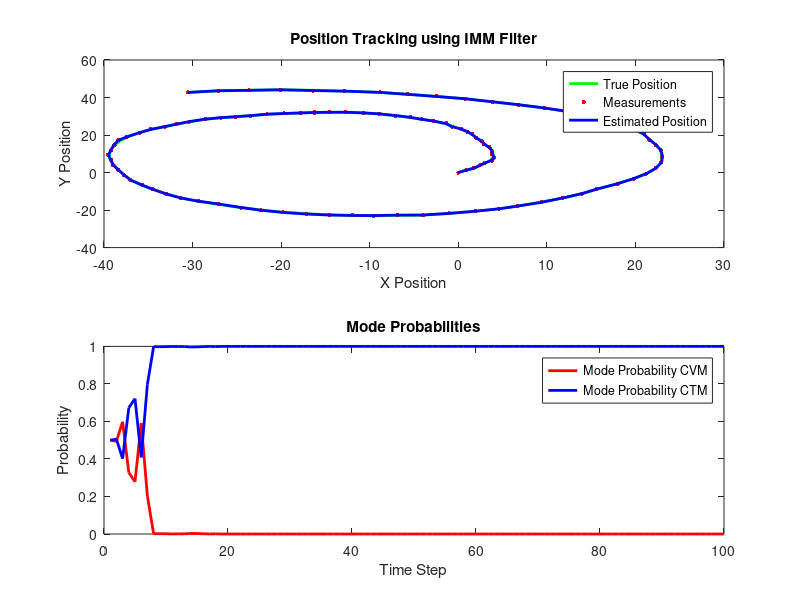
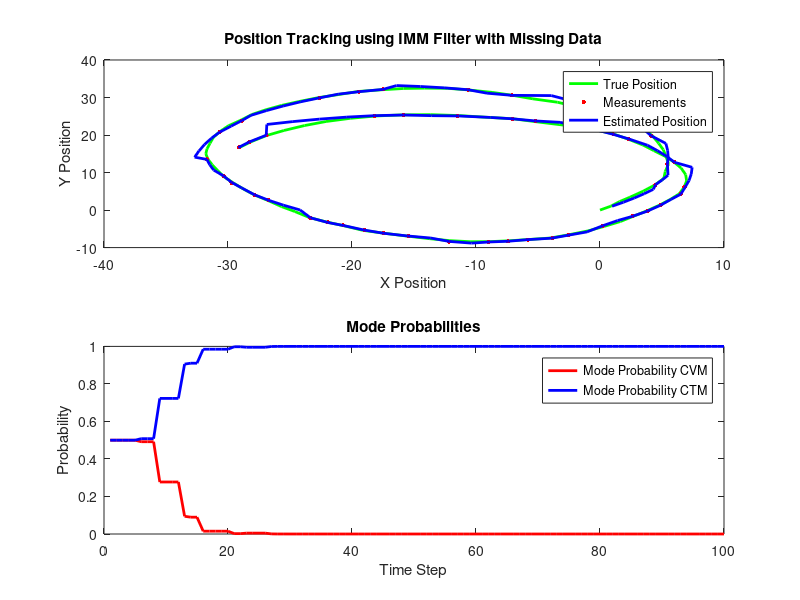
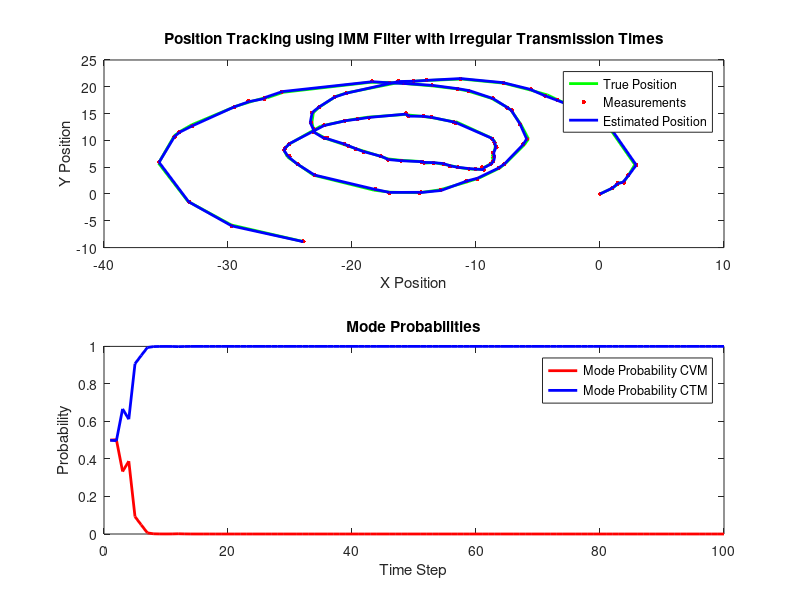

Reproduce these figures in MATLAB, in order.
%% Tracking IMM
clear;
close all;
clc;

% Define simulation parameters
dt = 1; % Time step (s)
numSteps = 100; % Number of simulation steps
sigma = 0.1; % Process noise standard deviation

% Define the state transition matrix (F) for the Constant Velocity Model (CVM)
F_CVM = [1 0 dt 0;
         0 1 0 dt;
         0 0 1 0;
         0 0 0 1];
     
% Define the state transition matrix (F) for the Constant Turn Model (CTM)
omega = 0.1; % Constant turn rate
F_CTM = [1 0 sin(omega*dt)/omega -(1-cos(omega*dt))/omega;
         0 1 (1-cos(omega*dt))/omega sin(omega*dt)/omega;
         0 0 cos(omega*dt) -sin(omega*dt);
         0 0 sin(omega*dt) cos(omega*dt)];
     
% Define the measurement matrix (H)
H = [1 0 0 0;
     0 1 0 0];
 
% Define process noise covariance (Q)
Q_CVM = sigma^2 * [dt^4/4 0 dt^3/2 0; 
                   0 dt^4/4 0 dt^3/2; 
                   dt^3/2 0 dt^2 0; 
                   0 dt^3/2 0 dt^2];
Q_CTM = sigma^2 * eye(4);

% Define measurement noise covariance (R)
R = sigma^2 * eye(2);

% Define the initial state
x0 = [0; 0; 1; 1];

% Define the initial state covariance
P0 = 1 * eye(4);

% Define the initial mode probabilities
mu = [0.5; 0.5];

% Define transition probabilities
P = [0.9 0.1; 0.1 0.9];

% Number of models
numModels = 2;

% Initialize the state estimates and covariances for each model
x_estimates = repmat(x0, 1, numModels);
P_estimates = repmat(P0, 1, 1, numModels);

% Storage for results
x_est = zeros(4, numSteps);
x_true = zeros(4, numSteps);
z = zeros(2, numSteps);
model_probabilities = zeros(numModels, numSteps);

% Initial state
x_true(:,1) = x0;

% Simulate true trajectory
for k = 2:numSteps
    % True state (use CTM for simulation)
    x_true(:,k) = F_CTM * x_true(:,k-1) + mvnrnd(zeros(4,1), Q_CTM)';
    % Measurement
    z(:,k) = H * x_true(:,k) + mvnrnd(zeros(2,1), R)';
end

% IMM filter loop
for k = 1:numSteps
    % Interaction (mixing)
    x_mix = zeros(4, numModels);
    P_mix = zeros(4, 4, numModels);
    for i = 1:numModels
        for j = 1:numModels
            x_mix(:,i) = x_mix(:,i) + P(j,i) * x_estimates(:,j);
        end
        for j = 1:numModels
            P_mix(:,:,i) = P_mix(:,:,i) + P(j,i) * (P_estimates(:,:,j) + (x_estimates(:,j) - x_mix(:,i)) * (x_estimates(:,j) - x_mix(:,i))');
        end
    end

    % Model-specific Kalman filtering
    x_predict = zeros(4, numModels);
    P_predict = zeros(4, 4, numModels);
    L = zeros(numModels, 1);
    for i = 1:numModels
        if i == 1
            F = F_CVM;
            Q = Q_CVM;
        else
            F = F_CTM;
            Q = Q_CTM;
        end
        % Prediction
        x_predict(:,i) = F * x_mix(:,i);
        P_predict(:,:,i) = F * P_mix(:,:,i) * F' + Q;
        % Update
        y = z(:,k) - H * x_predict(:,i);
        S = H * P_predict(:,:,i) * H' + R;
        K = P_predict(:,:,i) * H' / S;
        x_estimates(:,i) = x_predict(:,i) + K * y;
        P_estimates(:,:,i) = (eye(4) - K * H) * P_predict(:,:,i);
        % Likelihood
        L(i) = exp(-0.5 * (y' / S * y)) / sqrt(det(2 * pi * S));
    end

    % Model probability update
    c = L' * mu;
    mu = (L .* mu) / c;

    % State and covariance combination
    x_est(:,k) = x_estimates * mu;
    P_combined = zeros(4, 4);
    for i = 1:numModels
        P_combined = P_combined + mu(i) * (P_estimates(:,:,i) + (x_estimates(:,i) - x_est(:,k)) * (x_estimates(:,i) - x_est(:,k))');
    end

    % Store model probabilities
    model_probabilities(:,k) = mu;
end

% Plot results
figure;
subplot(2,1,1);
plot(x_true(1,:), x_true(2,:), 'g-', 'LineWidth', 2); hold on;
plot(z(1,:), z(2,:), 'r.', 'MarkerSize', 10);
plot(x_est(1,:), x_est(2,:), 'b-', 'LineWidth', 2);
legend('True Position', 'Measurements', 'Estimated Position');
title('Position Tracking using IMM Filter');
xlabel('X Position');
ylabel('Y Position');

subplot(2,1,2);
plot(model_probabilities(1,:), 'r-', 'LineWidth', 2); hold on;
plot(model_probabilities(2,:), 'b-', 'LineWidth', 2);
legend('Mode Probability CVM', 'Mode Probability CTM');
title('Mode Probabilities');
xlabel('Time Step');
ylabel('Probability');
%% Generate missing data and estimate
% Define simulation parameters
dt = 1; % Time step (s)
numSteps = 100; % Number of simulation steps
sigma = 0.1; % Process noise standard deviation

% Define the state transition matrix (F) for the Constant Velocity Model (CVM)
F_CVM = [1 0 dt 0;
         0 1 0 dt;
         0 0 1 0;
         0 0 0 1];
     
% Define the state transition matrix (F) for the Constant Turn Model (CTM)
omega = 0.1; % Constant turn rate
F_CTM = [1 0 sin(omega*dt)/omega -(1-cos(omega*dt))/omega;
         0 1 (1-cos(omega*dt))/omega sin(omega*dt)/omega;
         0 0 cos(omega*dt) -sin(omega*dt);
         0 0 sin(omega*dt) cos(omega*dt)];
     
% Define the measurement matrix (H)
H = [1 0 0 0;
     0 1 0 0];
 
% Define process noise covariance (Q)
Q_CVM = sigma^2 * [dt^4/4 0 dt^3/2 0; 
                   0 dt^4/4 0 dt^3/2; 
                   dt^3/2 0 dt^2 0; 
                   0 dt^3/2 0 dt^2];
Q_CTM = sigma^2 * eye(4);

% Define measurement noise covariance (R)
R = sigma^2 * eye(2);

% Define the initial state
x0 = [0; 0; 1; 1];

% Define the initial state covariance
P0 = 1 * eye(4);

% Define the initial mode probabilities
mu = [0.5; 0.5];

% Define transition probabilities
P = [0.9 0.1; 0.1 0.9];

% Number of models
numModels = 2;

% Initialize the state estimates and covariances for each model
x_estimates = repmat(x0, 1, numModels);
P_estimates = repmat(P0, 1, 1, numModels);

% Storage for results
x_est = zeros(4, numSteps);
x_true = zeros(4, numSteps);
z = NaN(2, numSteps); % Initialize with NaN to represent missing measurements
model_probabilities = zeros(numModels, numSteps);

% Initial state
x_true(:,1) = x0;

% Simulate true trajectory and generate measurements with missing data
for k = 2:numSteps
    % True state (use CTM for simulation)
    x_true(:,k) = F_CTM * x_true(:,k-1) + mvnrnd(zeros(4,1), Q_CTM)';
    % Randomly decide if the measurement is missing (e.g., 20% missing data)
    if rand > 0.6
        z(:,k) = H * x_true(:,k) + mvnrnd(zeros(2,1), R)';
    end
end

% IMM filter loop
for k = 1:numSteps
    % Interaction (mixing)
    x_mix = zeros(4, numModels);
    P_mix = zeros(4, 4, numModels);
    for i = 1:numModels
        for j = 1:numModels
            x_mix(:,i) = x_mix(:,i) + P(j,i) * x_estimates(:,j);
        end
        for j = 1:numModels
            P_mix(:,:,i) = P_mix(:,:,i) + P(j,i) * (P_estimates(:,:,j) + (x_estimates(:,j) - x_mix(:,i)) * (x_estimates(:,j) - x_mix(:,i))');
        end
    end

    % Model-specific Kalman filtering
    x_predict = zeros(4, numModels);
    P_predict = zeros(4, 4, numModels);
    L = zeros(numModels, 1);
    for i = 1:numModels
        if i == 1
            F = F_CVM;
            Q = Q_CVM;
        else
            F = F_CTM;
            Q = Q_CTM;
        end
        % Prediction
        x_predict(:,i) = F * x_mix(:,i);
        P_predict(:,:,i) = F * P_mix(:,:,i) * F' + Q;
        % Update if measurement is available
        if ~isnan(z(1,k))
            y = z(:,k) - H * x_predict(:,i);
            S = H * P_predict(:,:,i) * H' + R;
            K = P_predict(:,:,i) * H' / S;
            x_estimates(:,i) = x_predict(:,i) + K * y;
            P_estimates(:,:,i) = (eye(4) - K * H) * P_predict(:,:,i);
            % Likelihood
            L(i) = exp(-0.5 * (y' / S * y)) / sqrt(det(2 * pi * S));
        else
            x_estimates(:,i) = x_predict(:,i);
            P_estimates(:,:,i) = P_predict(:,:,i);
            L(i) = 1; % Neutral likelihood when no measurement
        end
    end

    % Model probability update
    c = L' * mu;
    mu = (L .* mu) / c;

    % State and covariance combination
    x_est(:,k) = x_estimates * mu;
    P_combined = zeros(4, 4);
    for i = 1:numModels
        P_combined = P_combined + mu(i) * (P_estimates(:,:,i) + (x_estimates(:,i) - x_est(:,k)) * (x_estimates(:,i) - x_est(:,k))');
    end

    % Store model probabilities
    model_probabilities(:,k) = mu;
end

% Plot results
figure;
subplot(2,1,1);
plot(x_true(1,:), x_true(2,:), 'g-', 'LineWidth', 2); hold on;
plot(z(1,:), z(2,:), 'r.', 'MarkerSize', 10);
plot(x_est(1,:), x_est(2,:), 'b-', 'LineWidth', 2);
legend('True Position', 'Measurements', 'Estimated Position');
title('Position Tracking using IMM Filter with Missing Data');
xlabel('X Position');
ylabel('Y Position');

subplot(2,1,2);
plot(model_probabilities(1,:), 'r-', 'LineWidth', 2); hold on;
plot(model_probabilities(2,:), 'b-', 'LineWidth', 2);
legend('Mode Probability CVM', 'Mode Probability CTM');
title('Mode Probabilities');
xlabel('Time Step');
ylabel('Probability');
%% To simulate an AIS-like scenario where the transmission times are irregular, we can modify the simulation to include random time intervals between measurements. This involves:
% Define simulation parameters
dt = 1; % Average time step (s)
numSteps = 100; % Number of simulation steps
sigma = 0.1; % Process noise standard deviation

% Define the state transition matrix (F) for the Constant Velocity Model (CVM)
F_CVM = @(dt) [1 0 dt 0;
               0 1 0 dt;
               0 0 1 0;
               0 0 0 1];
     
% Define the state transition matrix (F) for the Constant Turn Model (CTM)
omega = 0.1; % Constant turn rate
F_CTM = @(dt) [1 0 sin(omega*dt)/omega -(1-cos(omega*dt))/omega;
               0 1 (1-cos(omega*dt))/omega sin(omega*dt)/omega;
               0 0 cos(omega*dt) -sin(omega*dt);
               0 0 sin(omega*dt) cos(omega*dt)];
     
% Define the measurement matrix (H)
H = [1 0 0 0;
     0 1 0 0];
 
% Define process noise covariance (Q)
Q_CVM = @(dt) sigma^2 * [dt^4/4 0 dt^3/2 0; 
                         0 dt^4/4 0 dt^3/2; 
                         dt^3/2 0 dt^2 0; 
                         0 dt^3/2 0 dt^2];
Q_CTM = @(dt) sigma^2 * eye(4);

% Define measurement noise covariance (R)
R = sigma^2 * eye(2);

% Define the initial state
x0 = [0; 0; 1; 1];

% Define the initial state covariance
P0 = 1 * eye(4);

% Define the initial mode probabilities
mu = [0.5; 0.5];

% Define transition probabilities
P = [0.9 0.1; 0.1 0.9];

% Number of models
numModels = 2;

% Initialize the state estimates and covariances for each model
x_estimates = repmat(x0, 1, numModels);
P_estimates = repmat(P0, 1, 1, numModels);

% Storage for results
x_est = zeros(4, numSteps);
x_true = zeros(4, numSteps);
z = zeros(2, numSteps); % Measurement matrix
time_steps = zeros(1, numSteps); % Time intervals
model_probabilities = zeros(numModels, numSteps);

% Initial state
x_true(:,1) = x0;

% Simulate true trajectory and generate measurements with irregular time intervals
time_steps(1) = dt;
for k = 2:numSteps
    % Generate a random time step
    time_steps(k) = dt + 2*randn; % Mean dt with some noise
    if time_steps(k) <= 0
        time_steps(k) = dt; % Ensure positive time step
    end
    % True state (use CTM for simulation)
    x_true(:,k) = F_CTM(time_steps(k)) * x_true(:,k-1) + mvnrnd(zeros(4,1), Q_CTM(time_steps(k)))';
    % Measurement
    z(:,k) = H * x_true(:,k) + mvnrnd(zeros(2,1), R)';
end
%%

% IMM filter loop
for k = 1:numSteps
    % Interaction (mixing)
    x_mix = zeros(4, numModels);
    P_mix = zeros(4, 4, numModels);
    for i = 1:numModels
        for j = 1:numModels
            x_mix(:,i) = x_mix(:,i) + P(j,i) * x_estimates(:,j);
        end
        for j = 1:numModels
            P_mix(:,:,i) = P_mix(:,:,i) + P(j,i) * (P_estimates(:,:,j) + (x_estimates(:,j) - x_mix(:,i)) * (x_estimates(:,j) - x_mix(:,i))');
        end
    end

    % Model-specific Kalman filtering
    x_predict = zeros(4, numModels);
    P_predict = zeros(4, 4, numModels);
    L = zeros(numModels, 1);
    for i = 1:numModels
        if i == 1
            F = F_CVM(time_steps(k));
            Q = Q_CVM(time_steps(k));
        else
            F = F_CTM(time_steps(k));
            Q = Q_CTM(time_steps(k));
        end
        % Prediction
        x_predict(:,i) = F * x_mix(:,i);
        P_predict(:,:,i) = F * P_mix(:,:,i) * F' + Q;
        % Update
        y = z(:,k) - H * x_predict(:,i);
        S = H * P_predict(:,:,i) * H' + R;
        K = P_predict(:,:,i) * H' / S;
        x_estimates(:,i) = x_predict(:,i) + K * y;
        P_estimates(:,:,i) = (eye(4) - K * H) * P_predict(:,:,i);
        % Likelihood
        L(i) = exp(-0.5 * (y' / S * y)) / sqrt(det(2 * pi * S));
    end

    % Model probability update
    c = L' * mu;
    mu = (L .* mu) / c;

    % State and covariance combination
    x_est(:,k) = x_estimates * mu;
    P_combined = zeros(4, 4);
    for i = 1:numModels
        P_combined = P_combined + mu(i) * (P_estimates(:,:,i) + (x_estimates(:,i) - x_est(:,k)) * (x_estimates(:,i) - x_est(:,k))');
    end

    % Store model probabilities
    model_probabilities(:,k) = mu;
end

% Plot results
figure;
subplot(2,1,1);
plot(x_true(1,:), x_true(2,:), 'g-', 'LineWidth', 2); hold on;
plot(z(1,:), z(2,:), 'r.', 'MarkerSize', 10);
plot(x_est(1,:), x_est(2,:), 'b-', 'LineWidth', 2);
legend('True Position', 'Measurements', 'Estimated Position');
title('Position Tracking using IMM Filter with Irregular Transmission Times');
xlabel('X Position');
ylabel('Y Position');

subplot(2,1,2);
plot(model_probabilities(1,:), 'r-', 'LineWidth', 2); hold on;
plot(model_probabilities(2,:), 'b-', 'LineWidth', 2);
legend('Mode Probability CVM', 'Mode Probability CTM');
title('Mode Probabilities');
xlabel('Time Step');
ylabel('Probability');
